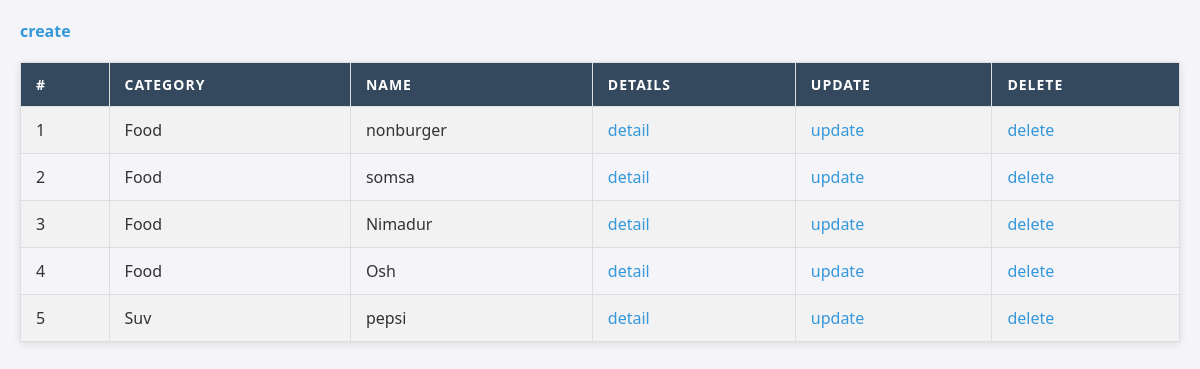
The app's page /main/back-office/product/list with its own data.
### Goods/models.py (models this page shows, shortened)
class Product(models.Model):
    name = models.CharField(max_length=255)
    quantity = models.PositiveIntegerField(default=1)
    price = models.DecimalField(max_digits=8, decimal_places=2)
    category = models.ForeignKey(Category, on_delete=models.CASCADE, related_name='products')
    description = models.TextField()

class Category(models.Model):
    name = models.CharField(max_length=255)
    title = models.TextField()
    img = models.ImageField(upload_to='category_img')

### Goods/back-office/product/views.py (the view)
# urls.py: path('list', views.listProduct, name='listProduct'),
def listProduct(request):
    queryset = models.Product.objects.all()
    context = {}
    context['queryset'] = queryset
    return render(request, 'back-office/product/list.html',context)

### templates/back-office/product/list.html (shortened to what this page needs)
<!DOCTYPE html>
{% load static %}
<html lang="en">
<head>
    <link rel="stylesheet" href="{% static 'assets/css/productList.css' %}">
</head>
<body>
    <a href="{% url 'createProduct' %}">create</a>
    <table>
        <tr>
            <th>#</th>
            <th>category</th>
            <th>name</th>
            <th>Details</th>
            <th>Update</th>
            <th>Delete</th>
        </tr>
        {% for product in queryset %}
        <tr>
            <td>{{forloop.counter}}</td>
            <td>{{product.category.name}}</td>
            <td>{{product.name}}</td>
            <td><a href="{% url 'detailProduct' product.id %}">detail</a></td>
            <td><a href="{% url 'updateProduct' product.id %}">update</a></td>
            <td><a href="{% url 'deleteProduct' product.id %}">delete</a></td>
        </tr>
        {% endfor %}
    </table>
</body>
</html>

### static/assets/css/productList.css (style rules this page uses)
body { font-family: 'Segoe UI', Tahoma, Geneva, Verdana, sans-serif; margin: 20px; background-color: #f4f4f9; color: #333; }
a { color: #3498db; text-decoration: none; font-weight: bold; transition: color 0.3s ease; }
table { width: 100%; border-collapse: collapse; margin-top: 20px; box-shadow: 0 2px 8px rgba(0, 0, 0, 0.1); }
th, td { border: 1px solid #ddd; padding: 12px 15px; text-align: left; transition: background-color 0.3s ease; }
th { background-color: #34495e; color: #fff; text-transform: uppercase; font-size: 14px; letter-spacing: 1px; }
tr:nth-child(even) { background-color: #f2f2f2; }
td a { color: #3498db; text-decoration: none; font-weight: normal; }

### records on screen
Product: category.name "Food", name "nonburger"
Product: category.name "Food", name "somsa"
Product: category.name "Food", name "Nimadur"
Product: category.name "Food", name "Osh"
Product: category.name "Suv", name "pepsi"
